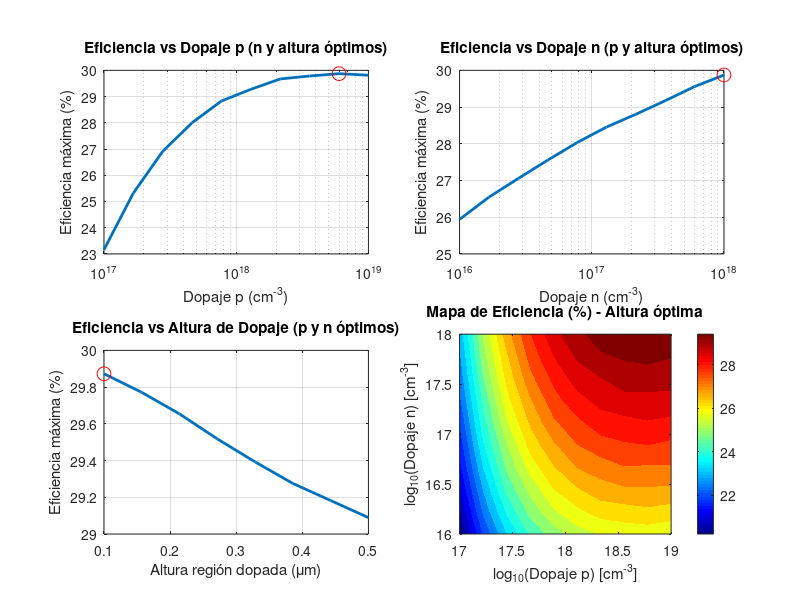
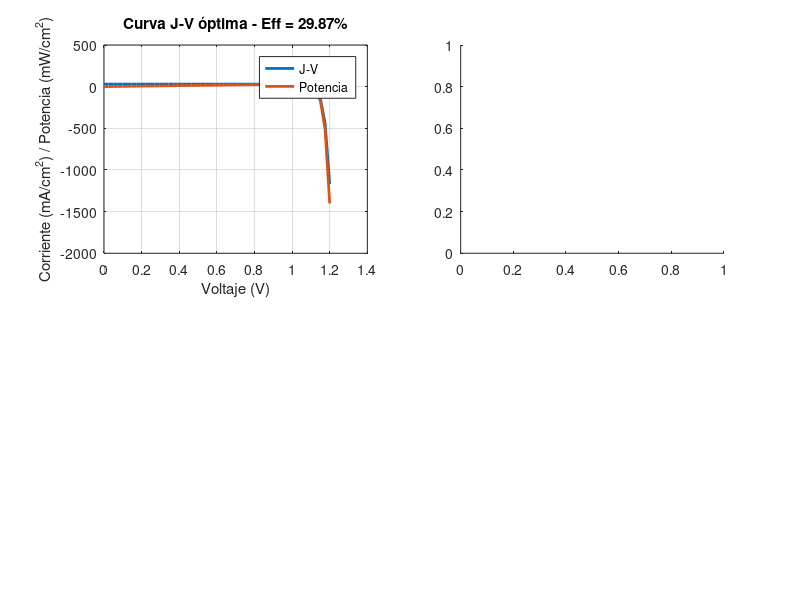

MATLAB code to generate these figures, in order: (Note: this script raises an error after producing the figures.)
% Sweep of p/n doping levels and doped-region height
% Simplified analytical diode model (trend study)

clear all;
close all;
clc;
p_doping_levels = logspace(17, 19, 10);
n_doping_levels = logspace(16, 18, 10);

doping_heights = linspace(0.1, 0.5, 8);
bias_voltage = linspace(0, 1.2, 50);
P_AM15G = 100;
Jsc = zeros(length(p_doping_levels), length(n_doping_levels), length(doping_heights));
Voc = zeros(length(p_doping_levels), length(n_doping_levels), length(doping_heights));
Eff = zeros(length(p_doping_levels), length(n_doping_levels), length(doping_heights));
for i = 1:length(p_doping_levels)
for j = 1:length(n_doping_levels)
for k = 1:length(doping_heights)
Jsc_base = 32.5;
Jsc(i,j,k) = Jsc_base * (1 - 0.1*(p_doping_levels(i)/1e18)^-0.5) * ...
(1 - 0.05*(n_doping_levels(j)/1e17)^-0.3);
Voc(i,j,k) = 1.12 - 0.05*log10(p_doping_levels(i)/1e18) + ...
0.03*log10(n_doping_levels(j)/1e17) - ...
0.02*(doping_heights(k)/0.3);
J = Jsc(i,j,k) * (1 - exp((bias_voltage - Voc(i,j,k))/0.026));
P = J .* bias_voltage;
P_max = max(P);
Eff(i,j,k) = (P_max / P_AM15G) * 100;
end
end
end
figure('Name','Análisis de Dopaje','Position',[100 100 1200 900]);
Eff_p = squeeze(max(max(Eff,[],3),[],2));
[~, idx_n] = max(Eff_p);
subplot(2,2,1);
semilogx(p_doping_levels, Eff_p, 'LineWidth',2);
hold on;
plot(p_doping_levels(idx_n), Eff_p(idx_n), 'ro', 'MarkerSize',10);
xlabel('Dopaje p (cm^{-3})');
ylabel('Eficiencia máxima (%)');
title('Eficiencia vs Dopaje p (n y altura óptimos)');

grid on;
Eff_n = squeeze(max(max(Eff,[],3),[],1));
[~, idx_p] = max(Eff_n);
subplot(2,2,2);
semilogx(n_doping_levels, Eff_n, 'LineWidth',2);
hold on;
plot(n_doping_levels(idx_p), Eff_n(idx_p), 'ro', 'MarkerSize',10);
xlabel('Dopaje n (cm^{-3})');
ylabel('Eficiencia máxima (%)');
title('Eficiencia vs Dopaje n (p y altura óptimos)');
grid on;
Eff_h = squeeze(max(max(Eff,[],2),[],1));
[~, idx_h] = max(Eff_h);
subplot(2,2,3);
plot(doping_heights, Eff_h, 'LineWidth',2);
hold on;
plot(doping_heights(idx_h), Eff_h(idx_h), 'ro', 'MarkerSize',10);
xlabel('Altura región dopada (μm)');
ylabel('Eficiencia máxima (%)');
title('Eficiencia vs Altura de Dopaje (p y n óptimos)');
grid on;
subplot(2,2,4);
[X,Y] = meshgrid(log10(p_doping_levels), log10(n_doping_levels));
contourf(X,Y,squeeze(max(Eff,[],3))', 20, 'LineColor','none');
colorbar;
xlabel('log_{10}(Dopaje p) [cm^{-3}]');
ylabel('log_{10}(Dopaje n) [cm^{-3}]');
title('Mapa de Eficiencia (%) - Altura óptima');
colormap(jet);
figure('Name','Parámetros Eléctricos','Position',[100 100 1000 800]);
[~, idx] = max(Eff(:));
[i_opt, j_opt, k_opt] = ind2sub(size(Eff), idx);

J_opt = Jsc(i_opt,j_opt,k_opt) * (1 - exp((bias_voltage - Voc(i_opt,j_opt,k_opt))/0.026));
P_opt = J_opt .* bias_voltage;
subplot(2,2,1);
plot(bias_voltage, J_opt, 'LineWidth',2);
hold on;
plot(bias_voltage, P_opt, 'LineWidth',2);
xlabel('Voltaje (V)');
ylabel('Corriente (mA/cm^2) / Potencia (mW/cm^2)');
title(['Curva J-V óptima - Eff = ' num2str(Eff(i_opt,j_opt,k_opt),'%.2f') '%']);
legend('J-V','Potencia','Location','northeast');
grid on;
subplot(2,2,2);
yyaxis left;
semilogx(p_doping_levels, squeeze(max(max(Jsc,[],3),[],2)), 'LineWidth',2);
ylabel('J_{sc} (mA/cm^2)');
yyaxis right;
semilogx(p_doping_levels, squeeze(max(max(Voc,[],3),[],2)), 'LineWidth',2);
ylabel('V_{oc} (V)');
xlabel('Dopaje p (cm^{-3})');
title('J_{sc} y V_{oc} vs Dopaje p');
grid on;
subplot(2,2,3);
yyaxis left;
semilogx(n_doping_levels, squeeze(max(max(Jsc,[],3),[],1)), 'LineWidth',2);
ylabel('J_{sc} (mA/cm^2)');
yyaxis right;
semilogx(n_doping_levels, squeeze(max(max(Voc,[],3),[],1)), 'LineWidth',2);
ylabel('V_{oc} (V)');
xlabel('Dopaje n (cm^{-3})');
title('J_{sc} y V_{oc} vs Dopaje n');
grid on;

subplot(2,2,4);
yyaxis left;
plot(doping_heights, squeeze(max(max(Jsc,[],2),[],1)), 'LineWidth',2);
ylabel('J_{sc} (mA/cm^2)');
yyaxis right;
plot(doping_heights, squeeze(max(max(Voc,[],2),[],1)), 'LineWidth',2);
ylabel('V_{oc} (V)');
xlabel('Altura región dopada (μm)');
title('J_{sc} y V_{oc} vs Altura de Dopaje');
grid on;
fprintf('\n=== CONFIGURACIÓN ÓPTIMA DE DOPAJE ===\n');
fprintf('Dopaje p: %.2e cm⁻³\n', p_doping_levels(i_opt));
fprintf('Dopaje n: %.2e cm⁻³\n', n_doping_levels(j_opt));
fprintf('Altura regiones dopadas: %.2f μm\n', doping_heights(k_opt));
fprintf('Jsc: %.2f mA/cm²\n', Jsc(i_opt,j_opt,k_opt));
fprintf('Voc: %.3f V\n', Voc(i_opt,j_opt,k_opt));
fprintf('Eficiencia máxima: %.2f%%\n\n', Eff(i_opt,j_opt,k_opt));
fprintf('=== VALORES REPORTADOS EN [4] ===\n');
fprintf('Dopaje p+: 3e18 cm⁻³\n');
fprintf('Dopaje p: 1e18 cm⁻³\n');
fprintf('Dopaje n: 2e17 cm⁻³\n');
fprintf('Dopaje n+: 4e18 cm⁻³\n');
fprintf('Alturas aproximadas: ~0.1-0.3 μm\n');
fprintf('Eficiencia reportada: 28.3%%\n');
